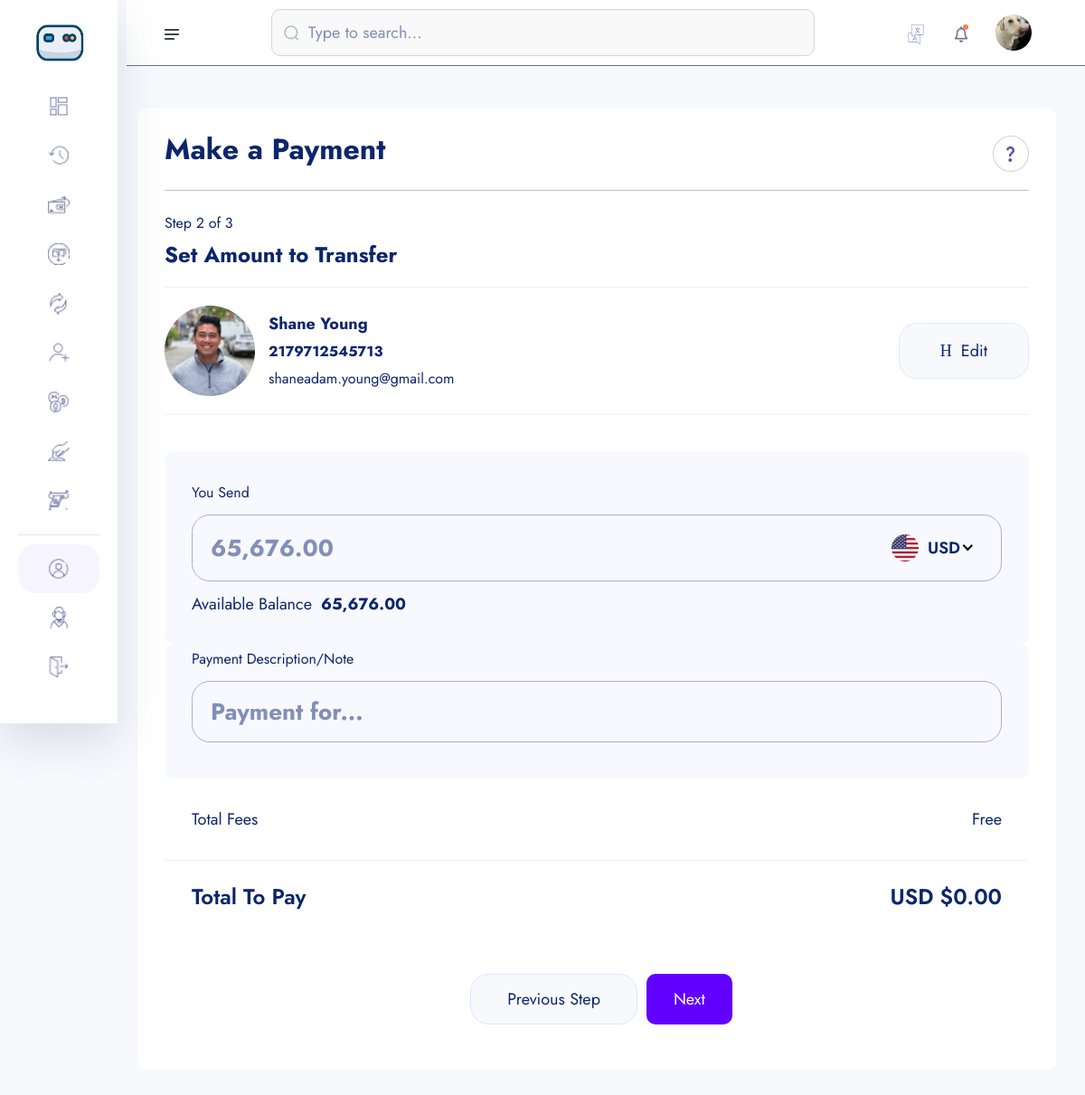
Page /amount-transfer/2179712545713/ (signed in) on the committed database.
### userauths/models.py (models this page shows, shortened)
class User(AbstractUser):
    username = models.CharField(max_length=100)
    email = models.EmailField(unique=True)
    is_staff = models.BooleanField(default=False)
    is_superuser = models.BooleanField(default=False)
    USERNAME_FIELD = 'email'
    REQUIRED_FIELDS = ['username']

### account/models.py (models this page shows, shortened)
class KYC(models.Model):
    id = models.UUIDField(primary_key=True, unique=True, default=uuid.uuid4, editable=False)
    user = models.OneToOneField(User, on_delete=models.CASCADE)
    account = models.OneToOneField(Account, on_delete=models.CASCADE, null=True, blank=True)
    full_name = models.CharField(max_length=1000)
    image = models.ImageField(upload_to="kyc", default="default.jpg")
    marital_status = models.CharField(choices=MARITAL_STATUS, max_length=40)
    gender = models.CharField(choices=GENDER, max_length=40)
    identity_type = models.CharField(choices=IDENTITY_TYPE, max_length=140)
    identity_image = models.ImageField(upload_to="kyc", null=True, blank=True)
    date_of_birth = models.DateTimeField(auto_now_add=False)
    signature = models.ImageField(upload_to="kyc")
    country = models.CharField(max_length=100)
    state = models.CharField(max_length=100)
    city = models.CharField(max_length=100)
    mobile = models.CharField(max_length=1000)
    fax = models.CharField(max_length=1000)
    date = models.DateTimeField(auto_now_add=True)

class Account(models.Model):
    id = models.UUIDField(primary_key=True, unique=True, default=uuid.uuid4, editable=False)
    user = models.OneToOneField(User, on_delete=models.CASCADE)
    account_balance = models.DecimalField(max_digits=12, decimal_places=2, default=0.00)
    account_number = ShortUUIDField(unique=True, length=10, max_length=25, prefix="217", alphabet="1234567890")
    account_id = ShortUUIDField(unique=True, length=7, max_length=25, prefix="SAY", alphabet="1234567890")
    pin_number = ShortUUIDField(unique=True, length=4, max_length=7, alphabet="1234567890")
    ref_code = ShortUUIDField(unique=True, length=10, max_length=10, alphabet="abcdefgh1234567890")
    account_status = models.CharField(max_length=100, choices=ACCOUNT_STATUS, default="in-active")
    date = models.DateTimeField(auto_now_add=True)
    kyc_submitted = models.BooleanField(default=False)
    kyc_confirmed = models.BooleanField(default=False)
    recommended_by = models.ForeignKey(User, on_delete=models.DO_NOTHING, blank=True, null=True, related_name="recommended_by")
    class Meta:
        ordering = ['-date']

### main_app/transfer.py (the view)
# urls.py: path("amount-transfer/<account_number>/", transfer.amount_transfer, name='amount-transfer'),
def amount_transfer(request, account_number):
    try:
        account = Account.objects.get(account_number=account_number)
    except:
        messages.warning(request, "Account does not exist.")
        return redirect("main_app:search-acct")
    context = {
        "account" : account,
    }
    return render(request, "transfer/amount-transfer.html", context)

### templates/transfer/amount-transfer.html (shortened to what this page needs)
{% extends "partials/dashboard-base.html" %}
{% load static %}
{% load humanize %}
{% block content %}
    <section class="dashboard-section body-collapse pay step step-2">
        <div class="overlay pt-120">
            <div class="container-fluid">
                <div class="main-content">
                    <div class="head-area d-flex align-items-center justify-content-between">
                        <h4>Make a Payment</h4>
                        <div class="icon-area">
                            <img src="{% static 'assets/images/icon/support-icon.png' %}" alt="icon">
                        </div>
                    </div>
                    <div class="choose-recipient">
                        <div class="step-area">
                            <span class="mdr">Step 2 of 3</span>
                            <h5>Set Amount to Transfer</h5>
                        </div>
                        <div class="user-select">
                            <div class="single-user">
                                <div class="left d-flex align-items-center">
                                    <div class="img-area">
                                        <img src="{{ account.user.kyc.image.url }}" style="width: 100px; height: 100px; border-radius: 50%; object-fit: cover"  alt="image">
                                    </div>
                                    <div class="text-area">
                                        <p>{{ account.user.kyc.full_name|title }}</p>
                                        <span class="mdr"><b>{{ account.account_number }}</b></span><br>
                                        <span class="mdr">{{ account.user.email }}</span>
                                    </div>
                                </div>
                                <div class="right">
                                    <a href="{% url "main_app:search-acct" %}">
                                        <i class="icon-h-edit"></i>
                                        Edit
                                    </a>
                                </div>
                            </div>
                        </div>
                    </div>
                    <form action={% url "main_app:amount-transfer-process" account.account_number %}  method="POST">
                        <div class="send-banance">
                            <span class="mdr">You Send</span>
                            <div class="input-area">
                                <input class="xxlr" id="amount-send" name="amount-send" onkeyup="calculateBalance()" placeholder="{{request.user.account.account_balance|intcomma}}" type="number">
                            </div>
                            <p>Available Balance<b>{{request.user.account.account_balance|intcomma}}</b></p>
                        </div>
                        <div class="send-banance pt-0 mt-0">
                            <span class="mdr">Payment Description/Note</span>
                            <div class="input-area">
                                <input class="xxlr" name="description" onkeyup="calculateBalance()" placeholder="Payment for..." type="text">
                            </div>
                        </div>
                        <ul class="total-fees">
                            <li>Total Fees</li>
                            <li>Free</li>
                        </ul>
                        <ul class="total-fees pay">
                            <li><h5>Total To Pay</h5></li>
                            <li><h5 id="total-to-pay">USD $0.00</h5></li>
                        </ul>
                        <div class="footer-area mt-40">
                            <a href="pay-step-1.html">Previous Step</a>
                            <button type="submit" style="padding: 10px 30px; border-radius: 10px; background: rgb(98, 0, 255); color: #fff" class="active">Next</button>
                        </div>
                    </form>
                </div>
            </div>
        </div>
    </section>
{% endblock content %}

### templates/partials/dashboard-base.html (shortened to what this page needs)
{% load static %}
<!doctype html>
<html lang="en">
<head>
    <link rel="stylesheet" href="{% static 'assets1/css/bootstrap.min.css' %}">
    <link rel="stylesheet" href="{% static 'assets1/css/fontawesome.min.css' %}">
    <link rel="stylesheet" href="{% static 'assets1/css/jquery-ui.css' %}">
    <link rel="stylesheet" href="{% static 'assets1/css/plugin/apexcharts.css' %}">
    <link rel="stylesheet" href="{% static 'assets1/css/plugin/nice-select.css' %}">
    <link rel="stylesheet" href="{% static 'assets1/css/arafat-font.css' %}">
    <link rel="stylesheet" href="{% static 'assets1/css/plugin/animate.css' %}">
    <link rel="stylesheet" href="{% static 'assets1/css/style.css' %}">
</head>
<body>
    <header class="header-section body-collapse">
        <div class="overlay">
            <div class="container-fluid">
                <div class="row d-flex header-area">
                    <div class="navbar-area d-flex align-items-center justify-content-between">
                        <div class="sidebar-icon">
                            <img src="{% static 'assets1/images/icon/menu.png' %}" alt="icon">
                        </div>
                        <form method="POST" class="flex-fill">
                            <div class="form-group d-flex align-items-center">
                                <img src="{% static 'assets1/images/icon/search.png' %}" alt="icon">
                                <input type="text" placeholder="Type to search...">
                            </div>
                        </form>
                        <div class="dashboard-nav">
                            <div class="single-item language-area">
                                <div class="language-btn">
                                    <img src="{% static 'assets1/images/icon/lang.png' %}" alt="icon">
                                </div>
                            </div>
                            <div class="single-item notifications-area">
                                <div class="notifications-btn">
                                    <img src="{% static 'assets1/images/icon/bell.png' %}" class="bell-icon" alt="icon">
                                </div>
                            </div>
                            <div class="single-item user-area">
                                <div class="profile-area d-flex align-items-center">
                                    <span class="user-profile">
                                        <img style="width: 40px; height: 40px; border-radius: 50%; object-fit: cover" src="{{ user.kyc.image.url }}" alt="User">
                                    </span>
                                    <i class="fa-solid fa-sort-down"></i>
                                </div>
                            </div>
                        </div>
                    </div>
                    <div class="sidebar-wrapper">
                        <div class="sidebar-logo">
                            <a href="dashboard.html"><img src="{% static 'assets1/images/logo.png' %}" alt="logo" style="height: 50px; border-radius: 50%"></a>
                        </div>
                        <ul>
                            <li>
                                <a href="{% url "account:dashboard" %}">
                                    <img src="{% static 'assets1/images/icon/dashboard.png' %}" alt="Dashboard"> <span>Dashboard</span>
                                </a>
                            </li>
                            <li>
                                <a href="{% url "main_app:transactions" %}">
                                    <img src="{% static 'assets1/images/icon/transactions.png' %}" alt="Transactions"> <span>Transactions</span>
                                </a>
                            </li>
                            <li>
                                <a href="{% url "main_app:search-acct" %}">
                                    <img src="{% static 'assets1/images/icon/pay.png' %}" alt="Pay"> <span>Make Payment</span>
                                </a>
                            </li>
                            <li>
                                <a href="{% url "main_app:request-search-acct" %}">
                                    <img src="{% static 'assets1/images/icon/receive.png' %}" alt="Receive"> <span>Request Payment</span>
                                </a>
                            </li>
                            <li>
                                <a href="money-exchange.html">
                                    <img src="{% static 'assets1/images/icon/exchange.png' %}" alt="Exchange"> <span>Exchange</span>
                                </a>
                            </li>
                            <li>
                                <a href="recipients.html">
                                    <img src="{% static 'assets1/images/icon/recipients.png' %}" alt="Recipients"> <span>Recipients</span>
                                </a>
                            </li>
                            <li>
                                <a href="crypto.html">
                                    <img src="{% static 'assets1/images/icon/crypto.png' %}" alt="Crypto"> <span>Crypto</span>
                                </a>
                            </li>
                            <li>
                                <a href="deposit-money.html">
                                    <img src="{% static 'assets1/images/icon/deposit.png' %}" alt="Deposit"> <span>Deposit Money</span>
                                </a>
                            </li>
                            <li>
                                <a href="withdraw-money-step-1.html">
                                    <img src="{% static 'assets1/images/icon/withdraw.png' %}" alt="Withdraw"> <span>Withdraw Money</span>
                                </a>
                            </li>
                        </ul>
                        <ul class="bottom-item">
                            <li class="active">
                                <a href="{% url "account:account" %}">
                                    <img src="{% static 'assets1/images/icon/account.png' %}" alt="Account"> <span>Account</span>
                                </a>
                            </li>
                            <li>
                                <a href="javascript:void(0)">
                                    <img src="{% static 'assets1/images/icon/support.png' %}" alt="Support"> <span>Support</span>
                                </a>
                            </li>
                            <li>
                                <a href="javascript:void(0)">
                                    <img src="{% static 'assets1/images/icon/quit.png' %}" alt="Quit"> <span>Quit</span>
                                </a>
                            </li>
                        </ul>
                        <div class="pt-120">
                        </div>
                    </div>
                </div>
            </div>
        </div>
    </header>
{% block content %}
{% endblock content %}
    </body>
</html>

### rows in the picture
User: kyc.image (picture), amount-send "65,676.00", user.account.account_balance "65,676.00"
Account: user.kyc.image (picture), user.kyc.full_name "Shane Young", account_number "2179712545713", user.email "shaneadam.young@gmail.com"
